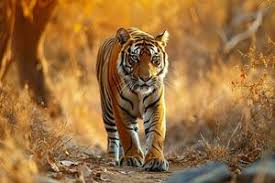
#> input picture image_segmentation/image/download.jpeg, 275 x 183 px
$ python image_segmentation.py
#> lines starting #> are read from the running program, lines starting #| are printed output that depends on the picture
#> further down, image is the input picture: shape (183, 275, 3); mean B, G, R 62, 111.4, 154.3
### image_segmentation/kmeans.py

"""kmeans.py: k-Means Clustering"""

__author__ = "Majd Jamal"

import numpy as np
import matplotlib.pyplot as plt
from scipy.spatial.distance import cdist
from scipy.spatial import distance_matrix


class KMeans():
	"""
	k-Means Clustering
	"""

	def __init__(self, n_clus):

		self.n_clus = n_clus	#Number of clusters

		self.centroids = None
		self.X = None
		self.clusters = None

	def getCentroids(self):
		""" Returns position of the centroids
		:return self.centroids: Centroids
		"""
		return self.centroids

	def getClusters(self):
		""" Returns clusters with shape (1, Npts).
			E.g. a data point X[i] belongs to
			cluster self.clusters[i].
		:return self.clusters: clusters
		"""
		return self.clusters

	# [15 lines left out: function vizualize, not called in this run]

	def fit(self, X, init_state = None, max_iter = 30):
		""" Train the K-Mean model, finds ultimate positions
		for centroids and create clusters.
		:param X: Data matrix with shape (Npts, Ndim)
		:param init_state: Initial state for centroids. If nothing is given,
		the model will generate random positions.
		:param max_iter: Maximum number of iterations
		"""
#> called with X = array of shape (50325, 3), max_iter = 30
		Npts, Ndim = X.shape
#> Npts = 50325; Ndim = 3
		self.X = X

		if init_state is None:
			X_max, X_min = np.max(X), np.min(X)
#> X_max = 255; X_min = 0
			self.centroids = np.random.uniform(low = X_min, high=X_max, size = (self.n_clus,Ndim))
#> self.centroids = [[139.9, 182.4, 153.7], [138.9, 108, 164.7]]
		else:
			self.centroids = init_state

		for i in range(max_iter):

			diff = cdist(X, self.centroids, metric="euclidean")
			self.clusters = np.argmin(diff, axis=1)

			for i in range(self.n_clus):

				self.centroids[i] = np.mean(X[np.where(self.clusters == i)] , axis=0)
#> after the loop, self.centroids = [[191.6, 142.2, 78.51], [109.7, 74.62, 42.21]]

	# [7 lines left out: function predict, not called in this run]

### image_segmentation/image_segmentation.py

"""image_segmentation.py: Experiments using K-Means for image segmentation."""


__author__ = "Majd Jamal"

import numpy as np
import matplotlib.pyplot as plt
from kmeans import KMeans
import cv2

#=-=-=-=-=-=-=-=-=-=-
#   Image Segm.
#=-=-=-=-=-=-=-=-=-=-

image = cv2.imread('image/download.jpeg')  #Read image
image = cv2.cvtColor(image, cv2.COLOR_BGR2RGB) #Convert to RGB

X = image.reshape((-1,3))   #Reshape to (Npts, Ndim = 3)
X = np.float32(X)

#monkey
#init_positions = np.array([[144,238,144],[211,211,211]])

#orange
#o = np.array([[255,165,0], [206,152,134]])
# Two clusters with random initialization
k = 2
km = KMeans(n_clus = k)
km.fit(X)
centers = km.getCentroids()
#> centers = [[191.6, 142.2, 78.51], [109.7, 74.62, 42.21]]
clusters = km.getClusters()

segmented_image = centers[clusters]

segmented_image = segmented_image.reshape((image.shape))
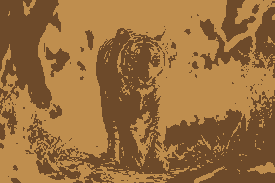
#> segmented_image: shape (183, 275, 3) float64; mean R, G, B 154.3, 111.4, 62


plt.imshow((segmented_image).astype(np.uint8))
plt.xlabel('k = ' + str(k))
plt.tick_params(labelleft=False, labelbottom=False, labelright=False, labeltop=False)
plt.show()

$ run again, with image_segmentation/image/fruits.jpg copied over image_segmentation/image/download.jpeg
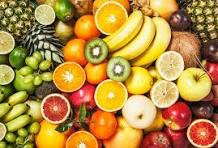
#> input picture image_segmentation/image/fruits.jpg, 218 x 148 px
#> image is the input picture: shape (148, 218, 3); mean B, G, R 65.4, 139.6, 180.7
#> X_max = 255; X_min = 0
#> in fit, `self.centroids = np.random.uniform(low = X_min, high=X_max, size = (se..`: self.centroids = [[139.9, 182.4, 153.7], [138.9, 108, 164.7]]
#> after the loop in fit, `for i in range(max_iter):`: self.centroids = [[228.9, 191.4, 92.77], [115.1, 68.96, 28]]
#> `segmented_image = segmented_image.reshape((image.shape))`:
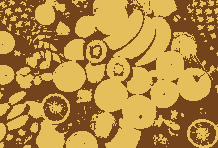
#> segmented_image: shape (148, 218, 3) float64; mean R, G, B 180.7, 139.6, 65.4

$ run again, with image_segmentation/image/orange.jpg copied over image_segmentation/image/download.jpeg
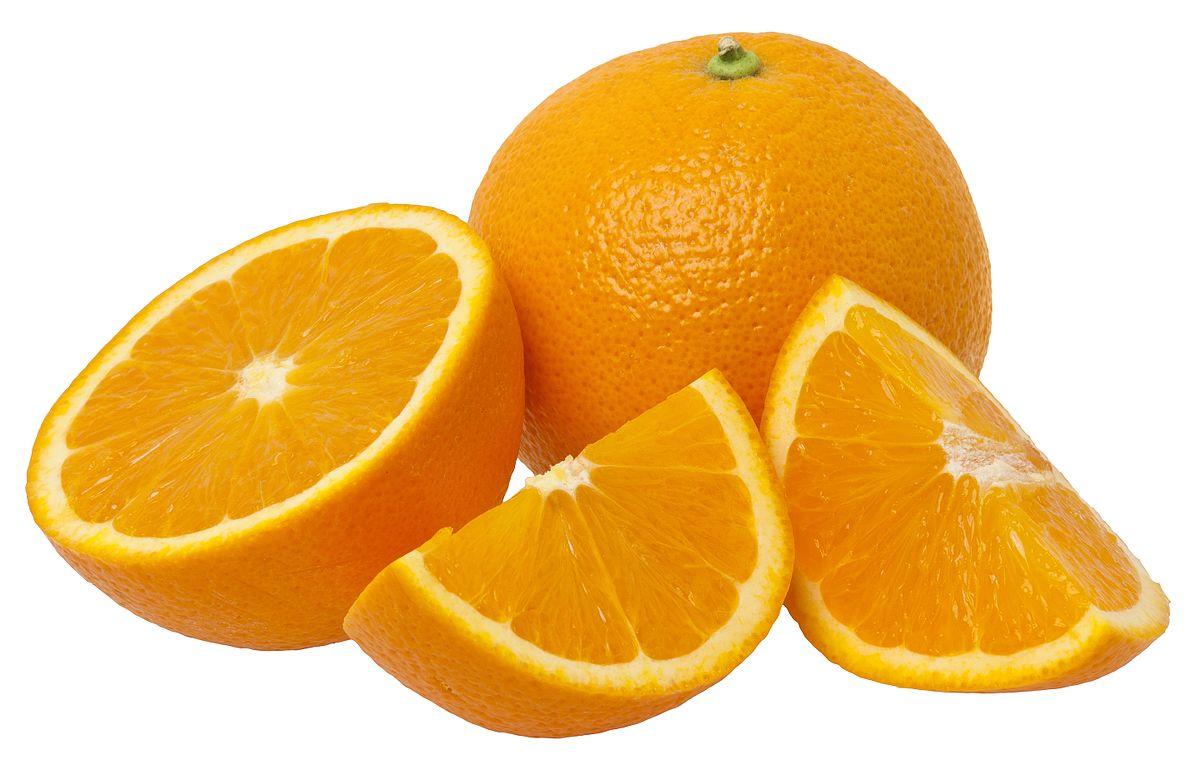
#> input picture image_segmentation/image/orange.jpg, 1200 x 770 px
#> image is the input picture: shape (770, 1200, 3); mean B, G, R 127.5, 196.8, 240.7
#> X_max = 255; X_min = 0
#> in fit, `self.centroids = np.random.uniform(low = X_min, high=X_max, size = (se..`: self.centroids = [[139.9, 182.4, 153.7], [138.9, 108, 164.7]]
#> after the loop in fit, `for i in range(max_iter):`: self.centroids = [[255.1, 253.4, 249.3], [228.6, 146.9, 19.12]]
#> `segmented_image = segmented_image.reshape((image.shape))`:
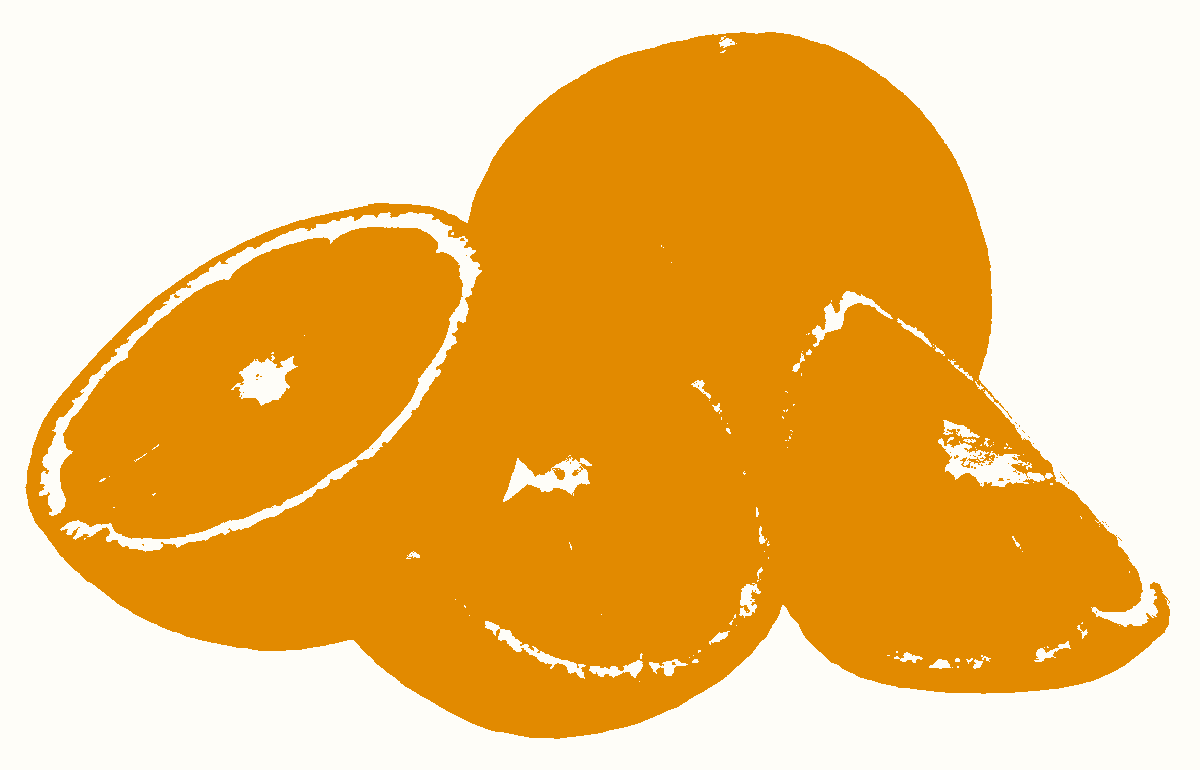
#> segmented_image: shape (770, 1200, 3) float64; mean R, G, B 241.1, 197.2, 127.9; drawn with min black and max white

$ run again, with image_segmentation/image/walking.jpg copied over image_segmentation/image/download.jpeg
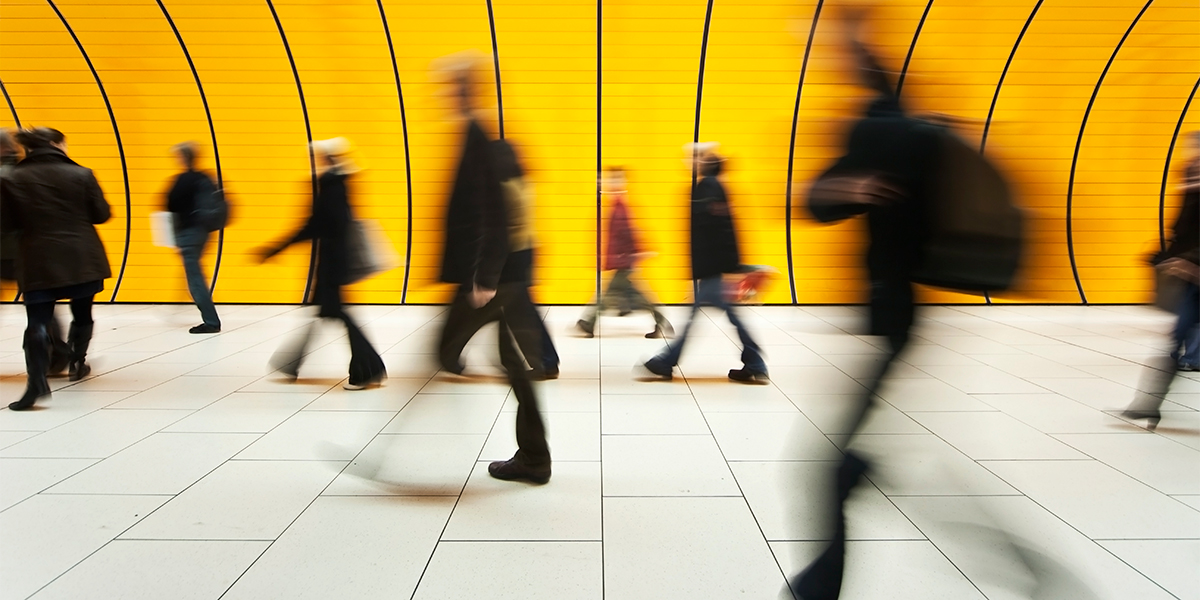
#> input picture image_segmentation/image/walking.jpg, 1200 x 600 px
#> image is the input picture: shape (600, 1200, 3); mean B, G, R 97.8, 168.7, 194.7
#> X_max = 255; X_min = 0
#> in fit, `self.centroids = np.random.uniform(low = X_min, high=X_max, size = (se..`: self.centroids = [[139.9, 182.4, 153.7], [138.9, 108, 164.7]]
#> after the loop in fit, `for i in range(max_iter):`: self.centroids = [[232.9, 204, 117.8], [58.56, 42.43, 26.17]]
#> `segmented_image = segmented_image.reshape((image.shape))`:
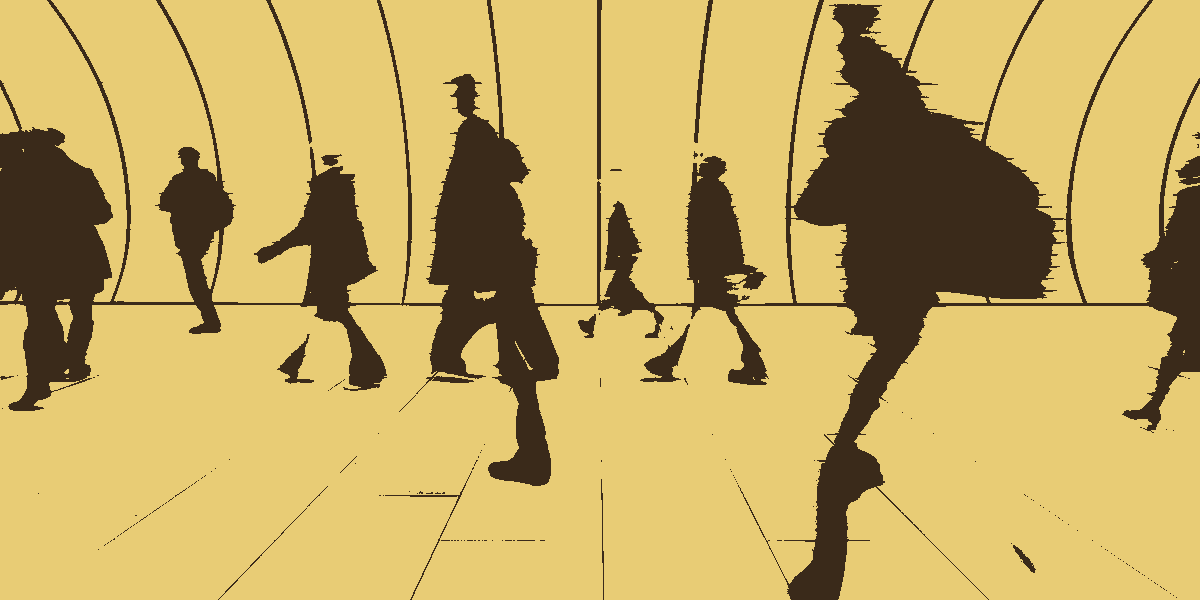
#> segmented_image: shape (600, 1200, 3) float64; mean R, G, B 194.9, 168.7, 97.8
